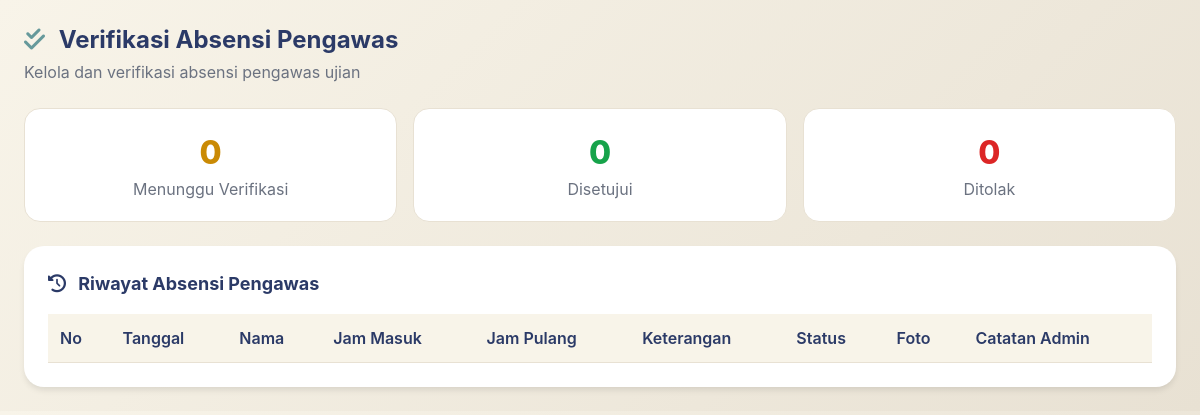
Before: /cbt_sekolah/pages/admin/verifikasi_absen_pengawas.php (signed in) with the older database file.
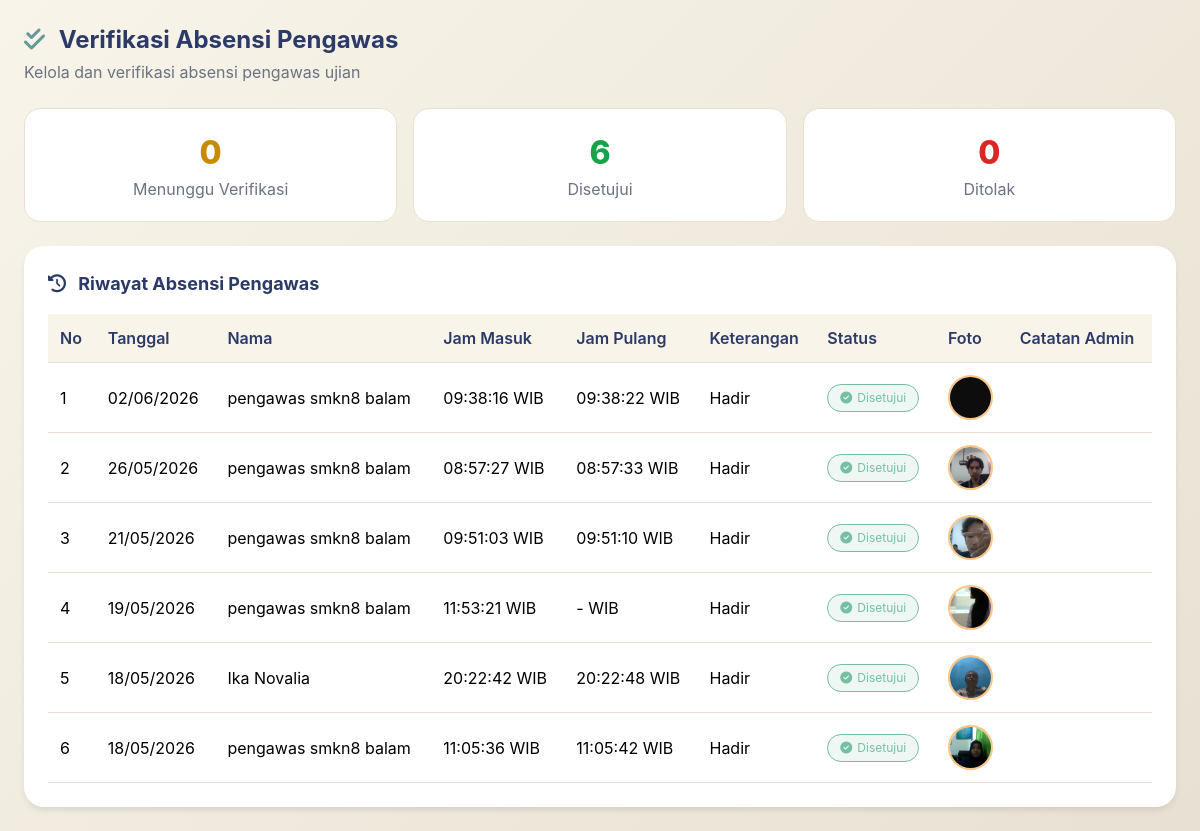
After: the same page with the newer database file.
### tables this page shows
CREATE TABLE `absensi_pengawas` (
  `id` int(11) NOT NULL,
  `pengawas_id` int(11) NOT NULL,
  `nama` varchar(100) NOT NULL,
  `tanggal` date NOT NULL,
  `jam_masuk` time DEFAULT NULL,
  `jam_pulang` time DEFAULT NULL,
  `foto` varchar(255) DEFAULT NULL,
  `keterangan` varchar(50) DEFAULT NULL,
  `status_verifikasi` enum('menunggu','disetujui','ditolak') DEFAULT 'menunggu',
  `catatan_admin` text DEFAULT NULL,
  `diverifikasi_oleh` int(11) DEFAULT NULL,
  `diverifikasi_pada` datetime DEFAULT NULL,
  `created_at` datetime DEFAULT NULL
);

### cbt_sekolah/pages/admin/verifikasi_absen_pengawas.php (the view, shortened to what this page needs)
<?php
require_once '../../config/koneksi.php';
$stmt = $pdo->prepare("SELECT a.*, u.nama_lengkap as admin_nama FROM absensi_pengawas a LEFT JOIN tb_users u ON a.diverifikasi_oleh = u.id_user WHERE a.status_verifikasi = 'menunggu' ORDER BY a.tanggal DESC, a.jam_masuk DESC");
$stmt->execute();
$menunggu_list = $stmt->fetchAll();
$stmt_all = $pdo->prepare("SELECT a.*, u.nama_lengkap as admin_nama FROM absensi_pengawas a LEFT JOIN tb_users u ON a.diverifikasi_oleh = u.id_user ORDER BY a.tanggal DESC, a.jam_masuk DESC");
$stmt_all->execute();
$all_absen = $stmt_all->fetchAll();
$total_menunggu = count($menunggu_list);
$total_disetujui = 0;
$total_ditolak = 0;
foreach ($all_absen as $row) {
    if ($row['status_verifikasi'] == 'disetujui') $total_disetujui++;
    elseif ($row['status_verifikasi'] == 'ditolak') $total_ditolak++;
}
?>
<!DOCTYPE html>
<html lang="id">
<head>
    <script src="https://cdn.tailwindcss.com"></script>
    <link rel="stylesheet" href="https://cdnjs.cloudflare.com/ajax/libs/font-awesome/6.4.0/css/all.min.css">
</head>
<body class="p-6">
    <div class="max-w-7xl mx-auto">
        <div class="mb-6">
            <h1 class="text-2xl font-bold" style="color: var(--primary-1);">
                <i class="fas fa-check-double mr-2" style="color: var(--secondary-1);"></i>
                Verifikasi Absensi Pengawas
            </h1>
            <p class="text-gray-500 mt-1">Kelola dan verifikasi absensi pengawas ujian</p>
        </div>
        <div class="grid grid-cols-3 gap-4 mb-6">
            <div class="stat-card">
                <div class="stat-value text-yellow-600"><?= $total_menunggu ?></div>
                <div class="text-gray-500">Menunggu Verifikasi</div>
            </div>
            <div class="stat-card">
                <div class="stat-value text-green-600"><?= $total_disetujui ?></div>
                <div class="text-gray-500">Disetujui</div>
            </div>
            <div class="stat-card">
                <div class="stat-value text-red-600"><?= $total_ditolak ?></div>
                <div class="text-gray-500">Ditolak</div>
            </div>
        </div>
        <div class="card p-6">
            <h2 class="font-bold text-lg mb-4" style="color: var(--primary-1);">
                <i class="fas fa-history mr-2"></i>
                Riwayat Absensi Pengawas
            </h2>
            <div class="overflow-x-auto">
                <table>
                    <thead>
                        <tr><th>No</th><th>Tanggal</th><th>Nama</th><th>Jam Masuk</th><th>Jam Pulang</th><th>Keterangan</th><th>Status</th><th>Foto</th><th>Catatan Admin</th></tr>
                    </thead>
                    <tbody>
                        <?php $no=1; foreach($all_absen as $row): ?>
                        <tr>
                            <td><?= $no++ ?></td>
                            <td><?= date('d/m/Y', strtotime($row['tanggal'])) ?></td>
                            <td><?= htmlspecialchars($row['nama']) ?></td>
                            <td><?= $row['jam_masuk'] ?> WIB</td>
                            <td><?= $row['jam_pulang'] ?? '-' ?> WIB</td>
                            <td><?= $row['keterangan'] ?></td>
                            <td>
                                <?php if($row['status_verifikasi'] == 'menunggu'): ?>
                                <span class="badge-menunggu"><i class="fas fa-clock"></i> Menunggu</span>
                                <?php elseif($row['status_verifikasi'] == 'disetujui'): ?>
                                <span class="badge-disetujui"><i class="fas fa-check-circle"></i> Disetujui</span>
                                <?php else: ?>
                                <span class="badge-ditolak"><i class="fas fa-times-circle"></i> Ditolak</span>
                                <?php endif; ?>
                            </td>
                            <td>
                                <?php if($row['foto']): ?>
                                <img src="../../../uploads/absen_pengawas/<?= $row['foto'] ?>" class="foto-thumbnail" onclick="showFoto('../../../uploads/absen_pengawas/<?= $row['foto'] ?>')">
                                <?php else: ?>-<?php endif; ?>
                            </td>
                            <td class="text-sm"><?= htmlspecialchars($row['catatan_admin'] ?? '-') ?></td>
                        </tr>
                        <?php endforeach; ?>
                    </tbody>
                </table>
            </div>
        </div>
    </div>
</body>
</html>

Changed rows visible on the page:
added absensi_pengawas: tanggal "02/06/2026", nama "pengawas smkn8 balam", jam_masuk "09:38:16", jam_pulang "09:38:22", keterangan "Hadir", status_verifikasi "disetujui" (drawn), foto (picture)
added absensi_pengawas: tanggal "26/05/2026", nama "pengawas smkn8 balam", jam_masuk "08:57:27", jam_pulang "08:57:33", keterangan "Hadir", status_verifikasi "disetujui" (drawn), foto (picture)
added absensi_pengawas: tanggal "21/05/2026", nama "pengawas smkn8 balam", jam_masuk "09:51:03", jam_pulang "09:51:10", keterangan "Hadir", status_verifikasi "disetujui" (drawn), foto (picture)
added absensi_pengawas: tanggal "19/05/2026", nama "pengawas smkn8 balam", jam_masuk "11:53:21", jam_pulang "-", keterangan "Hadir", status_verifikasi "disetujui" (drawn), foto (picture)
added absensi_pengawas: tanggal "18/05/2026", nama "Ika Novalia", jam_masuk "20:22:42", jam_pulang "20:22:48", keterangan "Hadir", status_verifikasi "disetujui" (drawn), foto (picture)
added absensi_pengawas: tanggal "18/05/2026", nama "pengawas smkn8 balam", jam_masuk "11:05:36", jam_pulang "11:05:42", keterangan "Hadir", status_verifikasi "disetujui" (drawn), foto (picture)
Other visible differences:
$total_disetujui: "0" → "6"
